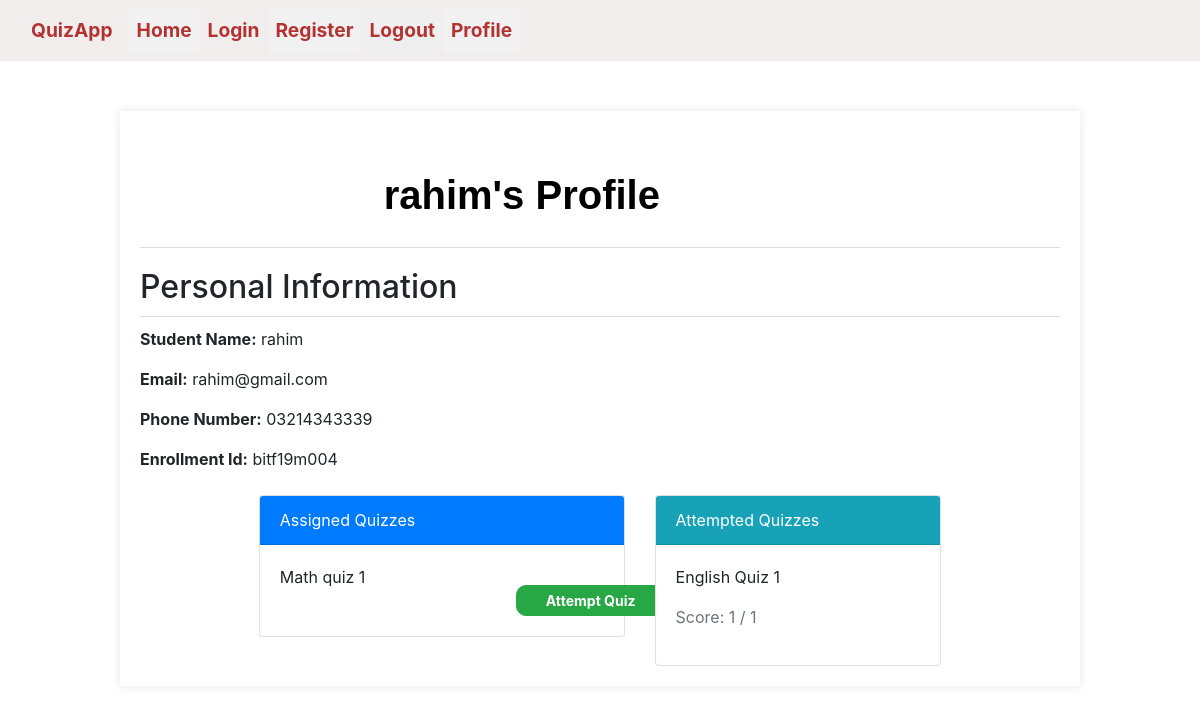
Screenshot of /profile/1 (signed in) with the database file from the repository.
### Student/models.py (models this page shows)
class User(AbstractUser):
    is_student = models.BooleanField(default=False)
    is_admin = models.BooleanField(default=False)

class Student(User):
    phone_number = models.CharField(max_length=11, blank=True, default= "")
    enrollment_number = models.CharField(max_length=10, default= "")
    class Meta:
        verbose_name = 'Student'
        verbose_name_plural = 'Students'

### Quiz/models.py (models this page shows, shortened)
class Quiz(models.Model):
    DIFFICULTY_CHOICES = (
        ('Easy', 'Easy'),
        ('Medium', 'Medium'),
        ('Hard', 'Hard'),
    )
    title = models.CharField(max_length=100)
    assigned_to = models.ManyToManyField(Student)
    difficulty_level = models.CharField(max_length=10, choices=DIFFICULTY_CHOICES, default="")
    Total_score = models.IntegerField(default=10, blank=True)
    Time_allowed = models.IntegerField(help_text="Enter duration in minutes")

class StudentQuizAttempt(models.Model):
    student = models.ForeignKey(Student, on_delete=models.CASCADE)
    quiz = models.ForeignKey(Quiz, on_delete=models.CASCADE)
    attempt_date = models.DateTimeField(auto_now_add=True)
    attempt_score = models.IntegerField()
    class Meta:
        unique_together = ('student', 'quiz')

### Student/views.py (the view, shortened to what this page needs)
# urls.py: path('profile/<int:pk>', Profile.as_view(), name='profile'),
class Profile(View):
    def get(self, request, pk):
        if request.user.is_authenticated and request.user.is_student:
            student = Student.objects.get(pk=pk)
            assigned_quizes = Quiz.objects.all().filter(assigned_to=student)
            attempts = StudentQuizAttempt.objects.filter(student=student)
            attempted_quizes = []
            for attempt in attempts:
                attempted_quizes.append(attempt.quiz)
            unattempted_quizes = []
            for quiz in assigned_quizes:
                if quiz not in attempted_quizes:
                    unattempted_quizes.append(quiz)
            return render(request, 'Student/Profile.html',{
                           'student': student,
                           'attempts': attempts,
                           'unattempted_quizes': unattempted_quizes
            })

### Student/templates/Student/Profile.html
{% extends 'Student/base.html' %}
{% load static %}
{% block content %}
<link rel="stylesheet" href="{% static 'css/Profile.css' %}">
    <div class="profile-container">
        <div class="profile-header">
            <h1>{{ student.username }}'s Profile</h1>
        </div>
        <div class="profile-info">
            <h2>Personal Information</h2>
            <p><strong>Student Name:</strong> {{ student.username }}</p>
            <p><strong>Email:</strong> {{ student.email }}</p>
            <p><strong>Phone Number:</strong> {{ student.phone_number }}</p>
            <p><strong>Enrollment Id:</strong> {{ student.enrollment_number }}</p>
        </div>
        <div class="row mt-4 temp">
            <div class="col-md-5">
                <div class="card">
                    <div class="card-header bg-primary text-white">
                        Assigned Quizzes
                    </div>
                    <div class="card-body">
                        {% if unattempted_quizes %}
                            {% for quiz in unattempted_quizes %}
                                <div class="quiz-item row">
                                    <div class="col-8">
                                        <p class="quiz-title">{{ quiz.title }}</p>
                                    </div>
                                    <div class="col-4 text-right">
                                        <a href="{% url 'AttemptQuiz' pk=quiz.pk %}" class="btn btn-success btn-sm">Attempt Quiz</a>
                                    </div>
                                </div>
                            {% endfor %}
                        {% else %}
                            <p class="text-muted">No quizzes assigned.</p>
                        {% endif %}
                    </div>
                </div>
            </div>
            <div class="col-md-4">
                <div class="card">
                    <div class="card-header bg-info text-white">
                        Attempted Quizzes
                    </div>
                    <div class="card-body">
                        {% if attempts %}
                            {% for attempt in attempts %}
                                <div class="quiz-item">
                                    <p class="quiz-title">{{ attempt.quiz.title }}</p>
                                    <p class="text-muted">Score: {{ attempt.attempt_score }} / {{ attempt.quiz.Total_score }}</p>
                                </div>
                            {% endfor %}
                        {% else %}
                            <p class="text-muted">No quizzes attempted yet.</p>
                        {% endif %}
                    </div>
                </div>
            </div>
        </div>
    </div>
{% endblock %}

### Student/static/css/Profile.css (style rules this page uses)
.profile-container { width: 80%; margin: 0 auto; background-color: #fff; padding: 20px; box-shadow: 0 0 10px rgba(0, 0, 0, 0.1); margin-top: 50px; }
.profile-header { text-align: center; border-bottom: 1px solid #ddd; padding-bottom: 20px; margin-bottom: 20px; }
.profile-info { margin-bottom: 20px; }
.profile-info h2, .profile-quizzes h2, .profile-attempts h2 { border-bottom: 1px solid #ddd; padding-bottom: 10px; margin-bottom: 10px; }
.temp { justify-content: center; }

### Student/templates/Student/base.html (style rules this page uses)
.btn { width: 150px; text-align: center; border-radius: 10px; margin-right: 10%; margin-top: 20px; font-weight: bold; }
h1 { color: black; padding-top: 40px; padding-left: 20%; padding-right: 37%; font-family: sans-serif; font-weight: bold }

### rows the page displays
User: username "rahim", email "rahim@gmail.com"
Student: phone_number "03214343339", enrollment_number "bitf19m004"
Quiz: title "Math quiz 1"
StudentQuizAttempt: quiz "English Quiz 1", attempt_score "1", quiz.Total_score "1"
